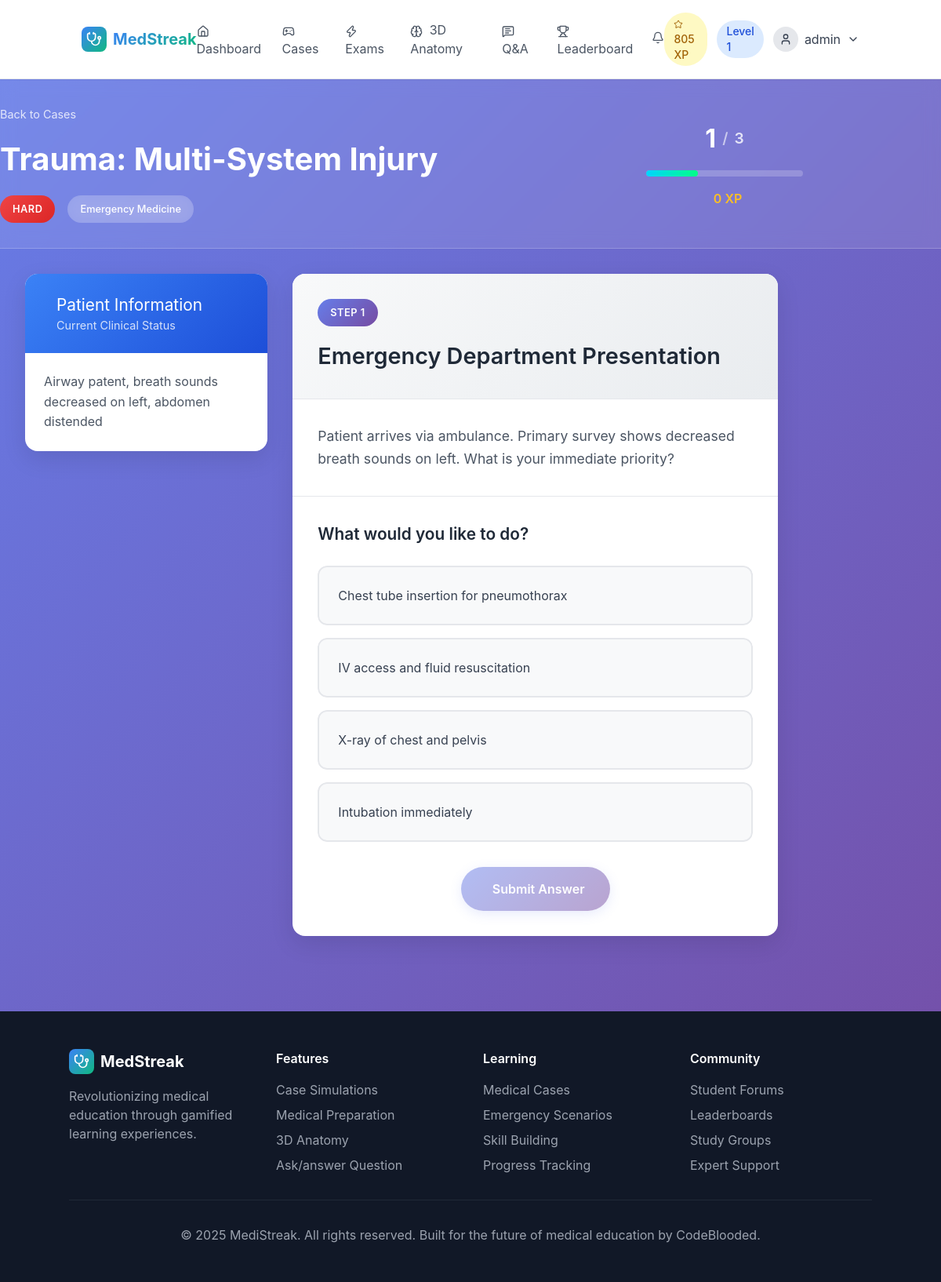
Page /cases/attempt/9/ (signed in) on the committed database.
### core/models.py (models this page shows, shortened)
class StudentProfile(models.Model):
    YEAR_CHOICES = [
        ('1', 'First Year'),
        ('2', 'Second Year'),
        ('3', 'Third Year'),
        ('4', 'Fourth Year'),
        ('resident', 'Resident'),
        ('other', 'Other'),
    ]
    SPECIALIZATION_CHOICES = [
        ('general', 'General Medicine'),
        ('cardiology', 'Cardiology'),
        ('neurology', 'Neurology'),
        ('pediatrics', 'Pediatrics'),
        ('surgery', 'Surgery'),
        ('psychiatry', 'Psychiatry'),
        ('emergency', 'Emergency Medicine'),
        ('radiology', 'Radiology'),
        ('pathology', 'Pathology'),
        ('other', 'Other'),
    ]
    user = models.OneToOneField(User, on_delete=models.CASCADE)
    student_id =  models.CharField(max_length=100, unique=True, default=generate_student_id)
    university = models.CharField(max_length=200, blank=True)
    year_of_study = models.CharField(max_length=10, choices=YEAR_CHOICES, default='1')
    specialization = models.CharField(max_length=20, choices=SPECIALIZATION_CHOICES, default='general')
    total_xp = models.IntegerField(default=0)
    level = models.IntegerField(default=1)
    current_streak = models.IntegerField(default=0)
    longest_streak = models.IntegerField(default=0)
    last_activity = models.DateTimeField(default=timezone.now)
    cases_completed = models.IntegerField(default=0)
    quiz_accuracy = models.FloatField(default=0.0)
    total_study_time = models.IntegerField(default=0)  # in minutes
    timed_challenges_completed = models.IntegerField(default=0)
    is_profile_complete = models.BooleanField(default=False)
    email_notifications = models.BooleanField(default=True)
    public_profile = models.BooleanField(default=True)
    created_at = models.DateTimeField(auto_now_add=True)
    updated_at = models.DateTimeField(auto_now=True)

### cases/models.py (models this page shows, shortened)
class CaseAttempt(models.Model):
    user = models.ForeignKey(User, on_delete=models.CASCADE)
    case = models.ForeignKey(Case, on_delete=models.CASCADE)
    current_step = models.IntegerField(default=0)
    total_xp_earned = models.IntegerField(default=0)
    choices_made = models.TextField(default='[]')  # JSON field
    completed = models.BooleanField(default=False)
    started_at = models.DateTimeField(auto_now_add=True)
    completed_at = models.DateTimeField(null=True, blank=True)
    def get_choices_made(self):
        return json.loads(self.choices_made)

class Case(models.Model):
    DIFFICULTY_CHOICES = [
        ('easy', 'Easy'),
        ('medium', 'Medium'),
        ('hard', 'Hard'),
    ]
    title = models.CharField(max_length=200)
    description = models.TextField()
    difficulty = models.CharField(max_length=10, choices=DIFFICULTY_CHOICES)
    category = models.CharField(max_length=100)
    patient_info = models.TextField()
    total_xp = models.IntegerField(default=0)
    created_at = models.DateTimeField(auto_now_add=True)
    is_active = models.BooleanField(default=True)

class CaseStep(models.Model):
    case = models.ForeignKey(Case, on_delete=models.CASCADE, related_name='steps')
    step_number = models.IntegerField()
    title = models.CharField(max_length=200)
    description = models.TextField()
    patient_info = models.TextField(blank=True)
    class Meta:
        ordering = ['step_number']

class Choice(models.Model):
    step = models.ForeignKey(CaseStep, on_delete=models.CASCADE, related_name='choices')
    text = models.TextField()
    xp_reward = models.IntegerField(default=0)
    is_correct = models.BooleanField(default=False)
    consequence = models.TextField()

### cases/views.py (the view)
# urls.py: path('attempt/<int:attempt_id>/', views.case_step, name='case_step'),
@login_required
def case_step(request, attempt_id):
    attempt = get_object_or_404(CaseAttempt, id=attempt_id, user=request.user)
    if attempt.completed:
        return redirect('case_complete', attempt_id=attempt.id)
    try:
        current_step = CaseStep.objects.get(
            case=attempt.case,
            step_number=attempt.current_step
        )
    except CaseStep.DoesNotExist:
        attempt.completed = True
        attempt.completed_at = timezone.now()
        attempt.save()
        return redirect('case_complete', attempt_id=attempt.id)
    total_steps = attempt.case.steps.count()
    progress = (attempt.current_step / total_steps) * 100
    context = {
        'attempt': attempt,
        'case': attempt.case,
        'current_step': current_step,  # ← Changed from 'step' to 'current_step'
        'choices': current_step.choices.all(),  # ← Keep this for backward compatibility
        'progress': progress,
        'step_number': attempt.current_step,
        'total_steps': total_steps,
    }
    return render(request, 'cases/case_step.html', context)

### ai_checker/context_processors.py (called while the page is built)
def notification_count(request):
    if request.user.is_authenticated:
        unread_count = Notification.objects.filter(
            recipient=request.user,
            is_read=False
        ).count()
        return {'unread_notification_count': unread_count}
    return {'unread_notification_count': 0}

### templates/cases/case_step.html (shortened to what this page needs)
{% extends 'base.html' %}
{% load static %}
{% block content %}
<div class="case-step-container">
  <div class="case-header">
    <div class="container">
      <div class="header-content">
        <div class="case-info">
          <div class="case-breadcrumb">
            <a href="{% url 'case_list' %}" class="breadcrumb-link">
               Back to Cases
            </a>
          </div>
          <h1 class="case-title">{{ attempt.case.title }}</h1>
          <div class="case-meta">
            <span class="difficulty-badge difficulty-{{ attempt.case.difficulty }}">
              {{ attempt.case.get_difficulty_display }}
            </span>
            <span class="category-badge">{{ attempt.case.category }}</span>
          </div>
        </div>
        <div class="progress-section">
          <div class="step-counter">
            <span class="current-step">{{ current_step.step_number }}</span>
            <span class="step-divider">/</span>
            <span class="total-steps">{{ total_steps }}</span>
          </div>
          <div class="progress-bar-container">
            <div class="progress-bar">
              <div class="progress-fill" style="width: {% widthratio current_step.step_number total_steps 100 %}%"></div>
            </div>
          </div>
          <div class="xp-display">
            <span>{{ attempt.total_xp_earned }} XP</span>
          </div>
        </div>
      </div>
    </div>
  </div>
  <div class="container">
    <div class="case-content">
      <div class="patient-card">
        <div class="patient-header">
          <div class="patient-title">
            <h3>Patient Information</h3>
            <p>Current Clinical Status</p>
          </div>
        </div>
        <div class="patient-details">
          <div class="patient-info-content">
            {{ current_step.patient_info|default:attempt.case.patient_info|linebreaks }}
          </div>
        </div>
      </div>
      <div class="step-content-card">
        <div class="step-header">
          <div class="step-number-badge">
            Step {{ current_step.step_number }}
          </div>
          <h2 class="step-title">{{ current_step.title }}</h2>
        </div>
        <div class="step-description">
          {{ current_step.description|linebreaks }}
        </div>
        <div class="choices-section">
          <h3 class="choices-title">What would you like to do?</h3>
          <form method="post" action="{% url 'submit_choice' attempt.id %}" class="choices-form">
            <div class="choices-grid">
              {% for choice in current_step.choices.all %}
              <div class="choice-card">
                <label for="choice-{{ choice.id }}" class="choice-label">
                  <div class="choice-content">
                    <div class="choice-text">{{ choice.text }}</div>
                  </div>
                </label>
              </div>
              {% endfor %}
            </div>
            <div class="form-actions">
              <button type="submit" class="submit-btn" disabled>
                <span>Submit Answer</span>
              </button>
            </div>
          </form>
        </div>
      </div>
    </div>
  </div>
</div>
{% endblock %}

### templates/base.html (shortened to what this page needs)
<!DOCTYPE html>
<html lang="en">
<head>
    <script src="https://cdn.tailwindcss.com"></script>
</head>
<body class="bg-gray-50">
    <header class="bg-white border-b sticky top-0 z-50 shadow-sm">
        <div class="container mx-auto px-4 py-4 flex items-center justify-between">
            <a href="{% url 'home' %}" class="flex items-center space-x-2">
                <div class="w-8 h-8 gradient-bg rounded-lg flex items-center justify-center">
                    <i data-lucide="stethoscope" class="w-5 h-5 text-white"></i>
                </div>
                <span class="text-xl font-bold gradient-text">MedStreak</span>
            </a>
            <nav class="hidden md:flex items-center space-x-6">
                {% if user.is_authenticated %}
                    <a href="{% url 'dashboard' %}" class="text-gray-600 hover:text-blue-600 transition-colors {% if request.resolver_match.url_name == 'dashboard' %}text-blue-600 font-medium{% endif %}">
                        <i data-lucide="home" class="w-4 h-4 inline mr-1"></i>
                        Dashboard
                    </a>
                    <a href="{% url 'case_list' %}" class="text-gray-600 hover:text-blue-600 transition-colors">
                        <i data-lucide="gamepad-2" class="w-4 h-4 inline mr-1"></i>
                        Cases
                    </a>
                    <a href="{% url 'quizzes:quiz_list' %}" class="text-gray-600 hover:text-blue-600 transition-colors">
                        <i data-lucide="zap" class="w-4 h-4 inline mr-1"></i>
                        Exams
                    </a>
                    <a href="{% url 'anatomy_explorer' %}" class="text-gray-600 hover:text-blue-600 transition-colors">
                        <i data-lucide="brain" class="w-4 h-4 inline mr-1"></i>
                        3D Anatomy
                    </a>
                    <a href="{% url 'ai_checker:question_feed' %}" class="text-gray-600 hover:text-blue-600 transition-colors">
                    <i data-lucide="message-square-text" class="w-4 h-4 inline mr-1"></i>
                       Q&A
                    </a>
                    <a href="{% url 'leaderboard' %}" class="text-gray-600 hover:text-blue-600 transition-colors">
                        <i data-lucide="trophy" class="w-4 h-4 inline mr-1"></i>
                        Leaderboard
                    </a>
                    <div class="relative" id="notification-dropdown">
                        <button class="text-gray-600 hover:text-blue-600 transition-colors relative inline-flex items-center focus:outline-none" onclick="toggleNotificationDropdown()">
                            <i data-lucide="bell" class="w-4 h-4"></i>
                        </button>
                    </div>
                {% endif %}
            </nav>
            <div class="flex items-center space-x-4">
                {% if user.is_authenticated %}
                    <div class="flex items-center space-x-3">
                        <div class="bg-yellow-100 text-yellow-700 px-3 py-1 rounded-full text-sm font-medium">
                            <i data-lucide="star" class="w-3 h-3 inline mr-1"></i>
                            {{ user.studentprofile.total_xp }} XP
                        </div>
                        <div class="bg-blue-100 text-blue-700 px-3 py-1 rounded-full text-sm font-medium">
                            Level {{ user.studentprofile.level }}
                        </div>
                        <div class="relative group">
                            <button class="flex items-center space-x-2 text-gray-700 hover:text-blue-600 transition-colors">
                                <div class="w-8 h-8 bg-gray-200 rounded-full flex items-center justify-center">
                                    <i data-lucide="user" class="w-4 h-4"></i>
                                </div>
                                <span class="hidden sm:block">{{ user.first_name|default:user.username }}</span>
                                <i data-lucide="chevron-down" class="w-4 h-4"></i>
                            </button>
                        </div>
                    </div>
                {% endif %}
            </div>
        </div>
    </header>
    <main>
        {% block content %}{% endblock %}
    </main>
    <footer class="bg-gray-900 text-white py-12 px-4 mt-16">
        <div class="container mx-auto">
            <div class="grid md:grid-cols-4 gap-8">
                <div>
                    <div class="flex items-center space-x-2 mb-4">
                        <div class="w-8 h-8 gradient-bg rounded-lg flex items-center justify-center">
                            <i data-lucide="stethoscope" class="w-5 h-5 text-white"></i>
                        </div>
                        <span class="text-xl font-bold">MedStreak</span>
                    </div>
                    <p class="text-gray-400">Revolutionizing medical education through gamified learning experiences.</p>
                </div>
                <div>
                    <h4 class="font-semibold mb-4">Features</h4>
                    <ul class="space-y-2 text-gray-400">
                        <li>Case Simulations</li>
                        <li>Medical Preparation</li>
                        <li>3D Anatomy</li>
                        <li>Ask/answer Question</li>
                    </ul>
                </div>
                <div>
                    <h4 class="font-semibold mb-4">Learning</h4>
                    <ul class="space-y-2 text-gray-400">
                        <li>Medical Cases</li>
                        <li>Emergency Scenarios</li>
                        <li>Skill Building</li>
                        <li>Progress Tracking</li>
                    </ul>
                </div>
                <div>
                    <h4 class="font-semibold mb-4">Community</h4>
                    <ul class="space-y-2 text-gray-400">
                        <li>Student Forums</li>
                        <li>Leaderboards</li>
                        <li>Study Groups</li>
                        <li>Expert Support</li>
                    </ul>
                </div>
            </div>
            <div class="border-t border-gray-800 mt-8 pt-8 text-center text-gray-400">
                <p>&copy; 2025 MediStreak. All rights reserved. Built for the future of medical education by CodeBlooded.</p>
            </div>
        </div>
    </footer>
</body>
</html>

### templates/base.html (style rules this page uses)
.gradient-bg { background: linear-gradient(135deg, #3b82f6 0%, #10b981 100%); }
.gradient-text { background: linear-gradient(135deg, #3b82f6 0%, #10b981 100%); -webkit-background-clip: text; -webkit-text-fill-color: transparent; background-clip: text; }

### rows in the picture
CaseAttempt: case "Trauma: Multi-System Injury", case.difficulty "HARD", case.category "Emergency Medicine", total_xp_earned "0"
CaseStep: step_number "1", patient_info "Airway patent, breath sounds decreased on left, abdomen distended", title "Emergency Department Presentation", description "Patient arrives via ambulance. Primary survey shows decreased breath sounds on left. What is your immediate priority?"
Choice: text "Chest tube insertion for pneumothorax"
Choice: text "IV access and fluid resuscitation"
Choice: text "X-ray of chest and pelvis"
Choice: text "Intubation immediately"

### other values in the picture
{{ user.studentprofile.total_xp }} "805"
{{ user.studentprofile.level }} "1"
{{ user.first_name|default:user.username }} "admin"
{{ total_steps }} "3"
